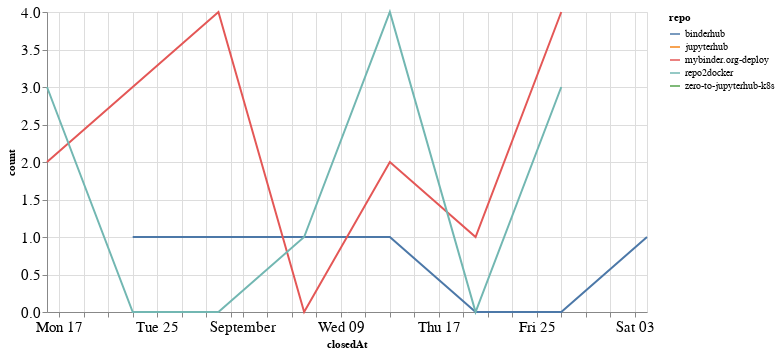

The notebook cell saved with this chart:
### Code cell
closed_by_time = closed_by.groupby('repo').resample('W', on='closedAt').count()['author'].reset_index()
closed_by_time = closed_by_time.rename(columns={'author': 'count'})

alt.Chart(closed_by_time, width=600).mark_line().encode(
    x='closedAt',
    y='count',
    color='repo',
    tooltip="repo"
)

### Figure 1 — Vega-Lite specification as saved in the notebook (floating-point values rounded to 4 significant figures)
{"config": {"axisLeft": {"labelFontSize": 15}, "axisBottom": {"labelFontSize": 15}}, "data": {"name": "data-34756df982420fbf0000f26cb67569d4"}, "mark": "line", "encoding": {"color": {"type": "nominal", "field": "repo"}, "tooltip": {"type": "nominal", "field": "repo"}, "x": {"type": "temporal", "field": "closedAt"}, "y": {"type": "quantitative", "field": "count"}}, "width": 600, "$schema": "https://vega.github.io/schema/vega-lite/v4.8.1.json", "datasets": {"data-34756df982420fbf0000f26cb67569d4": [{"repo": "binderhub", "closedAt": "2020-08-23T00:00:00", "count": 1}, {"repo": "binderhub", "closedAt": "2020-08-30T00:00:00", "count": 1}, {"repo": "binderhub", "closedAt": "2020-09-06T00:00:00", "count": 1}, {"repo": "binderhub", "closedAt": "2020-09-13T00:00:00", "count": 1}, {"repo": "binderhub", "closedAt": "2020-09-20T00:00:00", "count": 0}, {"repo": "binderhub", "closedAt": "2020-09-27T00:00:00", "count": 0}, {"repo": "binderhub", "closedAt": "2020-10-04T00:00:00", "count": 1}, {"repo": "jupyterhub", "closedAt": "2020-08-16T00:00:00", "count": 1}, {"repo": "mybinder.org-deploy", "closedAt": "2020-08-16T00:00:00", "count": 2}, {"repo": "mybinder.org-deploy", "closedAt": "2020-08-23T00:00:00", "count": 3}, {"repo": "mybinder.org-deploy", "closedAt": "2020-08-30T00:00:00", "count": 4}, {"repo": "mybinder.org-deploy", "closedAt": "2020-09-06T00:00:00", "count": 0}, {"repo": "mybinder.org-deploy", "closedAt": "2020-09-13T00:00:00", "count": 2}, {"repo": "mybinder.org-deploy", "closedAt": "2020-09-20T00:00:00", "count": 1}, {"repo": "mybinder.org-deploy", "closedAt": "2020-09-27T00:00:00", "count": 4}, {"repo": "repo2docker", "closedAt": "2020-08-16T00:00:00", "count": 3}, {"repo": "repo2docker", "closedAt": "2020-08-23T00:00:00", "count": 0}, {"repo": "repo2docker", "closedAt": "2020-08-30T00:00:00", "count": 0}, {"repo": "repo2docker", "closedAt": "2020-09-06T00:00:00", "count": 1}, {"repo": "repo2docker", "closedAt": "2020-09-13T00:00:00", "count": 4}, {"repo": "repo2docker", "closedAt": "2020-09-20T00:00:00", "count": 0}, {"repo": "repo2docker", "closedAt": "2020-09-27T00:00:00", "count": 3}, {"repo": "zero-to-jupyterhub-k8s", "closedAt": "2020-08-16T00:00:00", "count": 1}]}}
